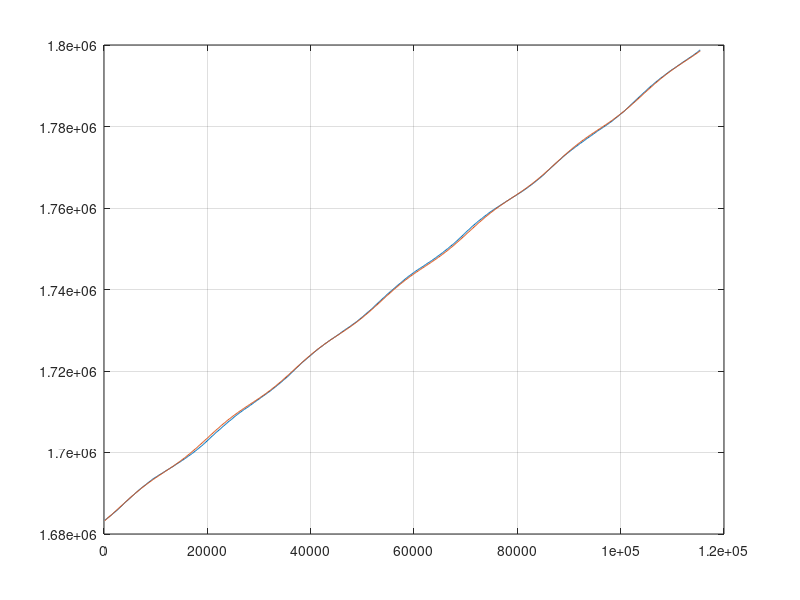
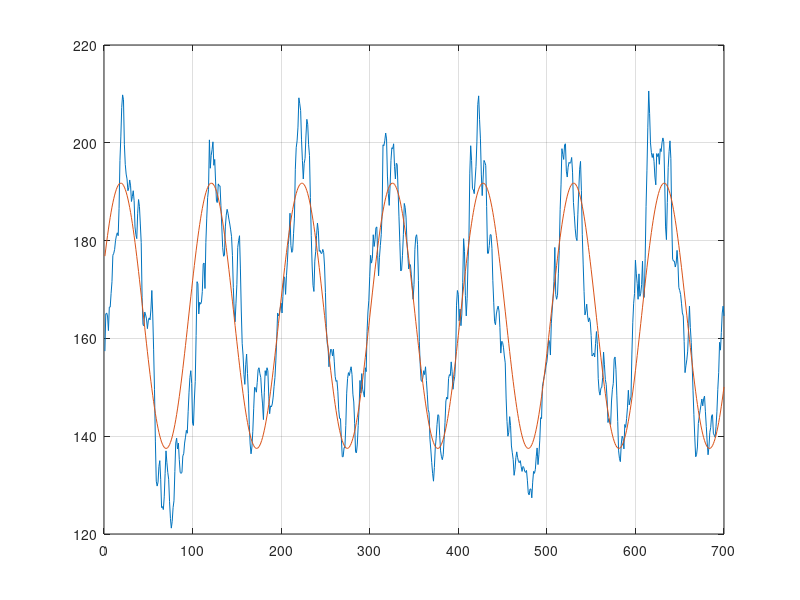
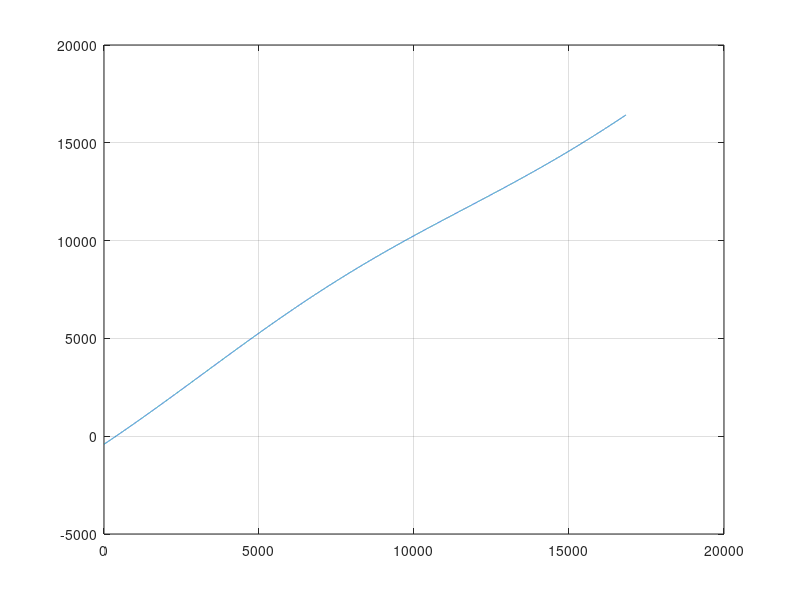

Source code (MATLAB) for these figures, in order: (Note: this script raises an error after producing the figures.)
N = 16834;

data = load('data.csv');
data = data(:, 1);
windowSize = 5;
data = filter(ones(1, windowSize) / windowSize, 1, data);
data = data(1900:2600, 1);
data = data - data(1) + N * 100;

v = (data(end)-data(1))/length(data);
datax = v * [1:length(data)];
datay = data';

characteristic = @(k, x) x + k(1) * sin(2 * pi * x / N + k(2)) + k(3);
k = lsqcurvefit(characteristic, [0,0,0], datax, datay);
fity = characteristic(k, datax);

figure(1);
hold off;
plot(datax, datay);
grid on;
hold on;
plot(datax, fity);

figure(2);
hold off;
plot(datay(2:end) - datay(1:end-1));
grid on;
hold on;
plot(fity(2:end) - fity(1:end-1));

f = @(x) x + k(1)*sin(2*pi*x/N + k(2));
invf = @(y) InverseFunction(f, y, -N/2, N+N/2);
figure(3); hold off;
x = 0:N;
plot(f(x));
hold on; grid on;
plot(arrayfun(invf, x));

dataa = data - floor(data / N) * N;
fix = arrayfun(invf, dataa) + floor(data / N) * N;

figure(4); hold off;
plot(data(2:end) - data(1:end-1));
hold on; grid on;
plot(fix(2:end) - fix(1:end-1));
